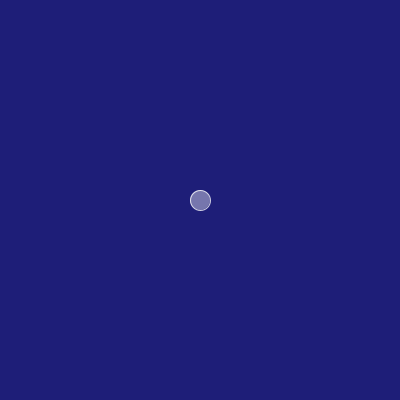
Frame 1 (no input)
Frame 60 (the mouse pressed at the canvas centre just before this capture): identical to frame 1, image omitted
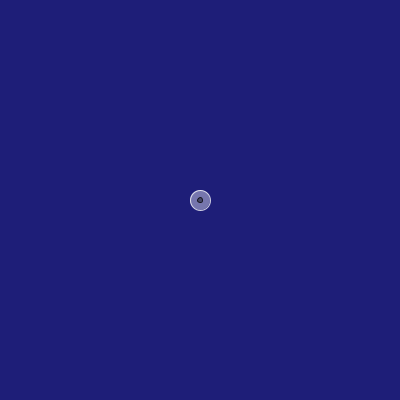
Frame 120 (the mouse held since frame 60 and released just before this capture)

The Processing sketch that drew these frames (run headless with seeded random() and noise(); from frame 60 on, the mouse is pressed at the canvas centre):

// Processing sketch: ser_asdasdas
// ── ser_asdasdas.pde
ArrayList comidas;
Ser s;

void setup() {
  size(400, 400);
  smooth();
  
  s = new Ser(200,200);
  comidas = new ArrayList();
}

void draw() {
  background(30, 30, 120);
  s.act();
  //act comida
  for(int i = 0; i < comidas.size(); i++){
     Comida pro = (Comida) comidas.get(i);
     pro.act(); 
  }
}

void mousePressed(){
  comidas.add(new Comida(mouseX,mouseY)); 
}

// ── Comida.pde
class Comida {
  float x, y;

  Comida(float nx, float ny) {
    x = nx;
    y = ny;
  }

  void act() {
    draw();
  }

  void draw() {
    stroke(0, 200);
    fill(0, 100);
    ellipse(x, y, 5, 5);
  }
}


// ── Ser.pde
class Ser {
  float x, y, hambre;

  Ser(float nx, float ny) {
    x = nx;
    y = ny;
    hambre = 1000;
  }

  void act() {
    draw();
    hambre--;
    if (hambre%10 == 0){
       println(hambre); 
    }
  }

  void draw() {
    stroke(255, 200);
    fill(255, 100);
    ellipse(x, y, 20, 20);
  }
}
